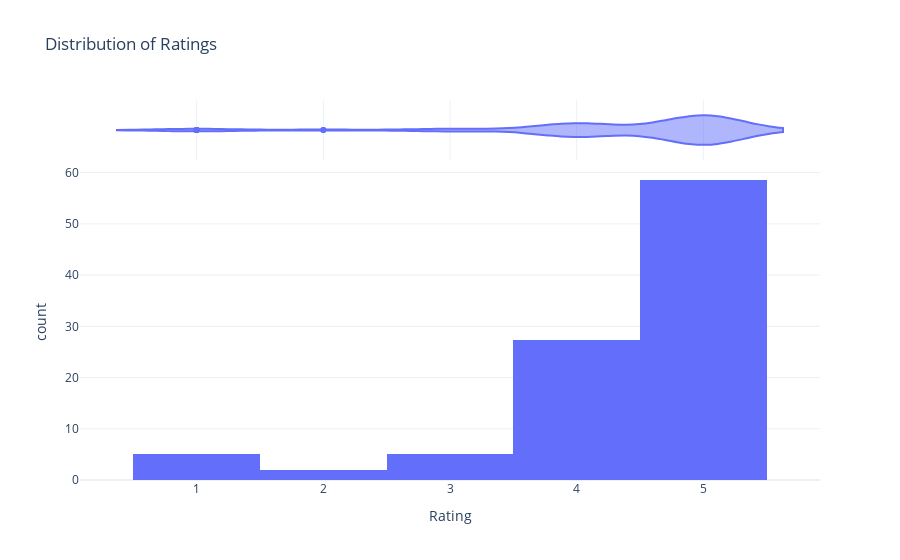

Here is the notebook cell this chart was saved with:
### Markdown cell above
**Business Value and Graph interpretation:** The bar chart suggests which languages could be prioritized for website localization and which markets may hold potential for growth. Moreover, it signifies the importance of cultural sensitivity in service offerings to cater to a diverse customer base.
The bar chart shows that German has the most reviews after English, suggesting a substantial German-speaking customer base. This is followed by French, Spanish, and Italian, indicating a significant presence of customers from these language groups as well. The chart includes a variety of other languages with fewer reviews, pointing to a diverse, multilingual audience for the business.

**Code Explanation:** This code creates an interactive histogram to display the distribution of ratings, with an optional violin plot to show the data's distribution shape. It then displays a Kernel Density Estimate (KDE) line to provide a smoothed representation of the distribution.

### Code cell
fig = px.histogram(data_except_english, x='rating',
                   nbins=5,  
                   marginal="violin",  # add a violin plot for distribution
                   title="Distribution of Ratings",
                   labels={'rating': 'Rating'},
                   template="plotly_white")

# Add Kernel Density Estimate(KDE) line using 'add_trace'
fig.add_trace(px.histogram(data_except_english, x='rating', nbins=5, histnorm='probability density').data[0])

# Update layout to include KDE in the legend
fig.update_traces(name='KDE', selector={'type':'scatter'})

# Show the figure

fig.show()

### Figure 1 — Plotly figure (JSON) as saved in the notebook; plotly's stock layout.template omitted (floating-point values rounded to 4 significant figures)
{"data": [{"alignmentgroup": "True", "bingroup": "x", "hovertemplate": "Rating=%{x}<br>count=%{y}<extra></extra>", "legendgroup": "", "marker": {"color": "#636efa", "pattern": {"shape": ""}}, "name": "", "nbinsx": 5, "offsetgroup": "", "orientation": "v", "showlegend": false, "type": "histogram", "x": [5, 4, 5, 5, 5, 5, 4, 5, 5, 5, 5, 3, 5, 4, 4, 1, 5, 4, 5, 5, 5, 4, 4, 4, 1, 4, 4, 5, 5, 2, 5, 1, 5, 3, 5, 5, 4, 5, 5, 4, 4, 5, 5, 5, 5, 3, 4, 4, 3, 5, 4, 5, 5, 4, 5, 5, 5, 5, 2, 4, 5, 5, 5, 5, 5, 4, 5, 5, 5, 5, 5, 5, 5, 1, 4, 4, 5, 4, 4, 5, 5, 5, 5, 4, 3, 5, 5, 5, 5, 4, 1, 4, 5, 5, 4, 5, 5], "xaxis": "x", "yaxis": "y"}, {"alignmentgroup": "True", "hovertemplate": "Rating=%{x}<extra></extra>", "legendgroup": "", "marker": {"color": "#636efa"}, "name": "", "offsetgroup": "", "scalegroup": "x", "showlegend": false, "type": "violin", "x": [5, 4, 5, 5, 5, 5, 4, 5, 5, 5, 5, 3, 5, 4, 4, 1, 5, 4, 5, 5, 5, 4, 4, 4, 1, 4, 4, 5, 5, 2, 5, 1, 5, 3, 5, 5, 4, 5, 5, 4, 4, 5, 5, 5, 5, 3, 4, 4, 3, 5, 4, 5, 5, 4, 5, 5, 5, 5, 2, 4, 5, 5, 5, 5, 5, 4, 5, 5, 5, 5, 5, 5, 5, 1, 4, 4, 5, 4, 4, 5, 5, 5, 5, 4, 3, 5, 5, 5, 5, 4, 1, 4, 5, 5, 4, 5, 5], "xaxis": "x2", "yaxis": "y2"}, {"alignmentgroup": "True", "bingroup": "x", "histnorm": "probability density", "hovertemplate": "rating=%{x}<br>probability density=%{y}<extra></extra>", "legendgroup": "", "marker": {"color": "#636efa", "pattern": {"shape": ""}}, "name": "", "nbinsx": 5, "offsetgroup": "", "orientation": "v", "showlegend": false, "type": "histogram", "x": [5, 4, 5, 5, 5, 5, 4, 5, 5, 5, 5, 3, 5, 4, 4, 1, 5, 4, 5, 5, 5, 4, 4, 4, 1, 4, 4, 5, 5, 2, 5, 1, 5, 3, 5, 5, 4, 5, 5, 4, 4, 5, 5, 5, 5, 3, 4, 4, 3, 5, 4, 5, 5, 4, 5, 5, 5, 5, 2, 4, 5, 5, 5, 5, 5, 4, 5, 5, 5, 5, 5, 5, 5, 1, 4, 4, 5, 4, 4, 5, 5, 5, 5, 4, 3, 5, 5, 5, 5, 4, 1, 4, 5, 5, 4, 5, 5], "xaxis": "x", "yaxis": "y"}], "layout": {"barmode": "relative", "legend": {"tracegroupgap": 0}, "title": {"text": "Distribution of Ratings"}, "xaxis": {"anchor": "y", "domain": [0, 1], "title": {"text": "Rating"}}, "xaxis2": {"anchor": "y2", "domain": [0, 1], "matches": "x", "showgrid": true, "showticklabels": false}, "yaxis": {"anchor": "x", "domain": [0, 0.8316], "title": {"text": "count"}}, "yaxis2": {"anchor": "x2", "domain": [0.8416, 1], "matches": "y2", "showgrid": false, "showline": false, "showticklabels": false, "ticks": ""}}}
